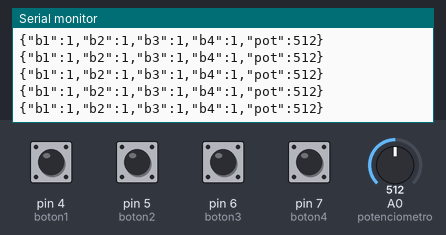
The sketch below on a simulated Arduino Uno, built with avr-gcc and run on an emulated ATmega328P. Parts: the last lines printed to the serial monitor. Inputs (shaded band) come from the test bench; at power-on: pin 4 (boton1), pin 5 (boton2), pin 6 (boton3), pin 7 (boton4) HIGH, A0 (potenciometro) = 512.

Above: at 1.2 s.
1.3 s: A0 (potenciometro) set to 110
At 1.34 s:
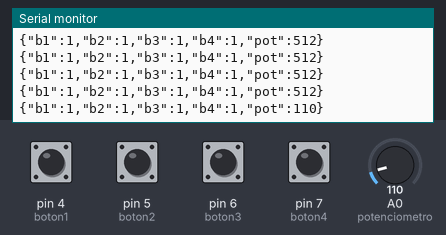
4.3 s: A0 (potenciometro) set to 93
At 4.33 s:
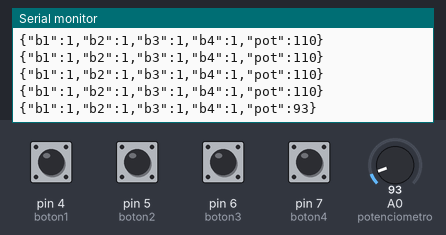
10.3 s: A0 (potenciometro) set to 992
At 10.32 s:
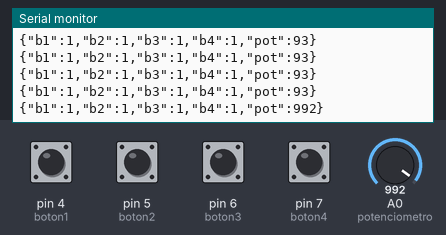
11.8 s: A0 (potenciometro) set to 1008
At 11.8 s:
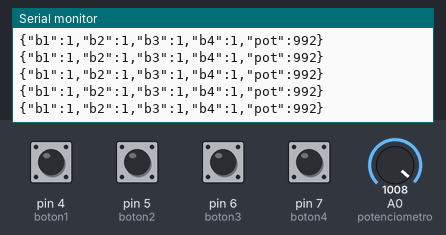

Measured:
- after the input at 1.3 s, the serial monitor: prints a new line at once (image 1)
- after the input at 4.3 s, the serial monitor: prints a new line at once (image 2)
- after the input at 10.3 s, the serial monitor: prints a new line at once (image 3)

The sketch:

json.ino
```cpp
const int boton1 = 4;
const int boton2 = 5;
const int boton3 = 6;
const int boton4 = 7;

const int potenciometro = A0;

void setup()
{
  Serial.begin(9600);

  pinMode(boton1, INPUT_PULLUP);
  pinMode(boton2, INPUT_PULLUP);
  pinMode(boton3, INPUT_PULLUP);
  pinMode(boton4, INPUT_PULLUP);
}

void loop()
{
  int b1 = digitalRead(boton1);
  int b2 = digitalRead(boton2);
  int b3 = digitalRead(boton3);
  int b4 = digitalRead(boton4);

  int pot = analogRead(potenciometro);

  Serial.print("{\"b1\":");
  Serial.print(b1);

  Serial.print(",\"b2\":");
  Serial.print(b2);

  Serial.print(",\"b3\":");
  Serial.print(b3);

  Serial.print(",\"b4\":");
  Serial.print(b4);

  Serial.print(",\"pot\":");
  Serial.print(pot);

  Serial.println("}");

  delay(50);
}
```
